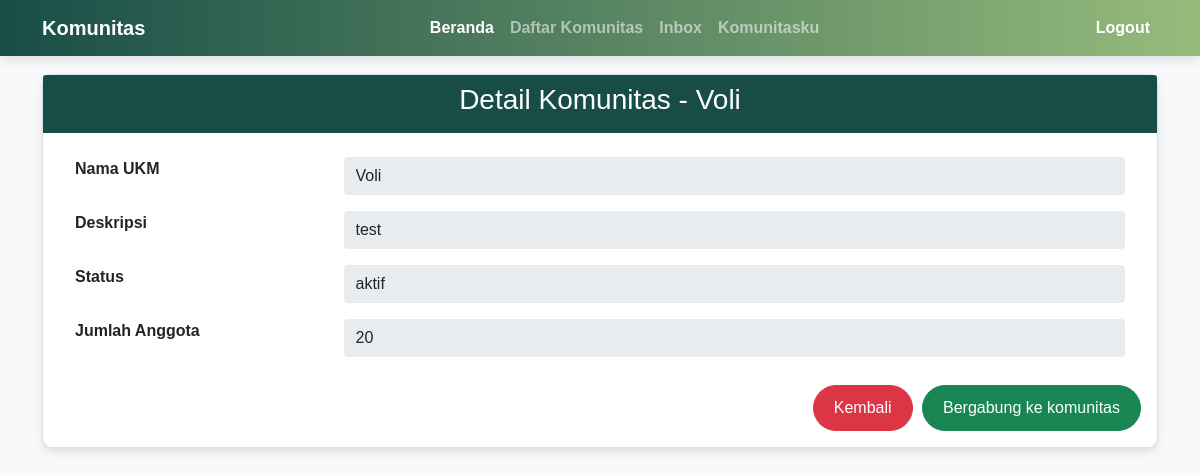
The page /lihatdetail.php?id=UK001&nama=Voli (signed in) on the database its author committed.
### tables this page shows
CREATE TABLE `ukm` (
  `id_ukm` varchar(5) NOT NULL,
  `id_user` varchar(5) NOT NULL,
  `logo` text NOT NULL,
  `nama_ukm` varchar(50) NOT NULL,
  `deskripsi` text NOT NULL,
  `sosialmedia` varchar(100) NOT NULL,
  `status` varchar(15) NOT NULL DEFAULT 'non-aktif',
  `jumlah_anggota` int(10) NOT NULL DEFAULT 20
);

### lihatdetail.php (the view, shortened to what this page needs)
<?php
include 'koneksi.php';
$id = isset($_GET['id']) ? mysqli_real_escape_string($koneksi, $_GET['id']) : '';
$sqlTampil = mysqli_query($koneksi, "SELECT * FROM ukm WHERE id_ukm = '$id'");
if(mysqli_num_rows($sqlTampil) > 0) {
    $dataTampil = mysqli_fetch_array($sqlTampil);
    $id_ukm = $dataTampil['id_ukm'];
    $deskripsi = $dataTampil['deskripsi'];
    $status = $dataTampil['status'];
    $jumlah_anggota = $dataTampil['jumlah_anggota'];
} else {
    echo "Data tidak ditemukan";
}
?>
<!DOCTYPE html>
<html lang="en">
<head>
    <link rel="stylesheet" href="https://stackpath.bootstrapcdn.com/bootstrap/4.5.2/css/bootstrap.min.css">
    <?php include 'navbaruser.php' ?>
    <br>
</head>
<body>
    <div class="container">
        <div class="card">
            <div class="card-header">
                <h3 class="card-title">Detail Komunitas - <?php echo $_GET['nama']; ?></h3>
            </div>
            <div class="card-body">
                <ul class="list-group list-group-flush">
                    <li class="list-group-item">
                        <div class="row">
                            <div class="col-md-3"><b>Nama UKM</b></div>
                            <div class="col-md-9"><input type="text" class="form-control" readonly value="<?php echo $_GET['nama'] ?>"></div>
                        </div>
                    </li>
                    <li class="list-group-item">
                        <div class="row">
                            <div class="col-md-3"><b>Deskripsi</b></div>
                            <div class="col-md-9"><input type="text" class="form-control" readonly value="<?php echo $deskripsi; ?>"></div>
                        </div>
                    </li>
                    <li class="list-group-item">
                        <div class="row">
                            <div class="col-md-3"><b>Status</b></div>
                            <div class="col-md-9"><input type="text" class="form-control" readonly value="<?php echo $status; ?>"></div>
                        </div>
                    </li>
                    <li class="list-group-item">
                        <div class="row">
                            <div class="col-md-3"><b>Jumlah Anggota</b></div>
                            <div class="col-md-9"><input type="text" class="form-control" readonly value="<?php echo $jumlah_anggota; ?>"></div>
                        </div>
                    </li>
                </ul>
                <div id="pesan-sekarang" class="text-right">
                    <a href="lihatkomunitas.php" class="btn btn-danger">Kembali</a>
                    <a href="formgabung.php?id=<?php echo $id_ukm; ?>&nama=<?php echo urlencode($_GET['nama']); ?>" class="btn btn-success">Bergabung ke komunitas</a>
                </div>
            </div>
        </div>
    </div>
</body>
</html>

### lihatdetail.php (style rules this page uses)
body { background-color: #f8f9fa; font-family: Arial, sans-serif; color: #333; margin: 0; padding: 0; }
.container { margin-top: 50px; }
.card { border-radius: 10px; box-shadow: 0 4px 8px rgba(0, 0, 0, 0.1); }
.card-header { background-color: #184D47; color: #fff; border-bottom: none; border-top-left-radius: 10px; border-top-right-radius: 10px; }
.card-body { background-color: #fff; border-bottom-left-radius: 10px; border-bottom-right-radius: 10px; }
.card-title { text-align: center; }
.list-group-item { border: none; }
#pesan-sekarang { text-align: center; margin-top: 20px; }
input.form-control[readonly] { border: none; }
#pesan-sekarang .btn { border-radius: 30px; font-size: 16px; padding: 10px 20px; margin-left: 5px; }

### rows shown on the page
ukm: deskripsi "test", status "aktif", jumlah_anggota "20"

### other values the page prints
$_GET['nama'] "Voli"
